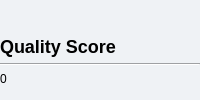
                 <widget class="QWidget" name="widget_9" native="true">
                  <property name="sizePolicy">
                   <sizepolicy hsizetype="Fixed" vsizetype="Preferred">
                    <horstretch>1</horstretch>
                    <verstretch>0</verstretch>
                   </sizepolicy>
                  </property>
                  <property name="styleSheet">
                   <string notr="true">background-color: rgb(239, 242, 245);</string>
                  </property>
                  <layout class="QVBoxLayout" name="verticalLayout_4">
                   <property name="leftMargin">
                    <number>0</number>
                   </property>
                   <property name="topMargin">
                    <number>0</number>
                   </property>
                   <property name="rightMargin">
                    <number>0</number>
                   </property>
                   <property name="bottomMargin">
                    <number>0</number>
                   </property>
                   <item>
                    <widget class="QLabel" name="label_2">
                     <property name="sizePolicy">
                      <sizepolicy hsizetype="Preferred" vsizetype="Preferred">
                       <horstretch>0</horstretch>
                       <verstretch>2</verstretch>
                      </sizepolicy>
                     </property>
                     <property name="font">
                      <font>
                       <pointsize>-1</pointsize>
                       <bold>true</bold>
                      </font>
                     </property>
                     <property name="styleSheet">
                      <string notr="true">font-size : 18px;
/* Layout Properties */
top: 834px;
left: 1065px;
width: 111px;
height: 22px;
/* UI Properties */
letter-spacing: var(--unnamed-character-spacing-0);
color: var(--unnamed-color-000000);
text-align: left;
letter-spacing: 0px;
color: #000000;
opacity: 1;</string>
                     </property>
                     <property name="text">
                      <string>Quality Score</string>
                     </property>
                     <property name="alignment">
                      <set>Qt::AlignBottom|Qt::AlignLeading|Qt::AlignLeft</set>
                     </property>
                    </widget>
                   </item>
                   <item>
                    <widget class="Line" name="line">
                     <property name="orientation">
                      <enum>Qt::Horizontal</enum>
                     </property>
                    </widget>
                   </item>
                   <item>
                    <widget class="QLabel" name="label_8">
                     <property name="sizePolicy">
                      <sizepolicy hsizetype="Preferred" vsizetype="Preferred">
                       <horstretch>0</horstretch>
                       <verstretch>1</verstretch>
                      </sizepolicy>
                     </property>
                     <property name="text">
                      <string>0</string>
                     </property>
                     <property name="alignment">
                      <set>Qt::AlignLeading|Qt::AlignLeft|Qt::AlignTop</set>
                     </property>
                    </widget>
                   </item>
                  </layout>
                 </widget>
